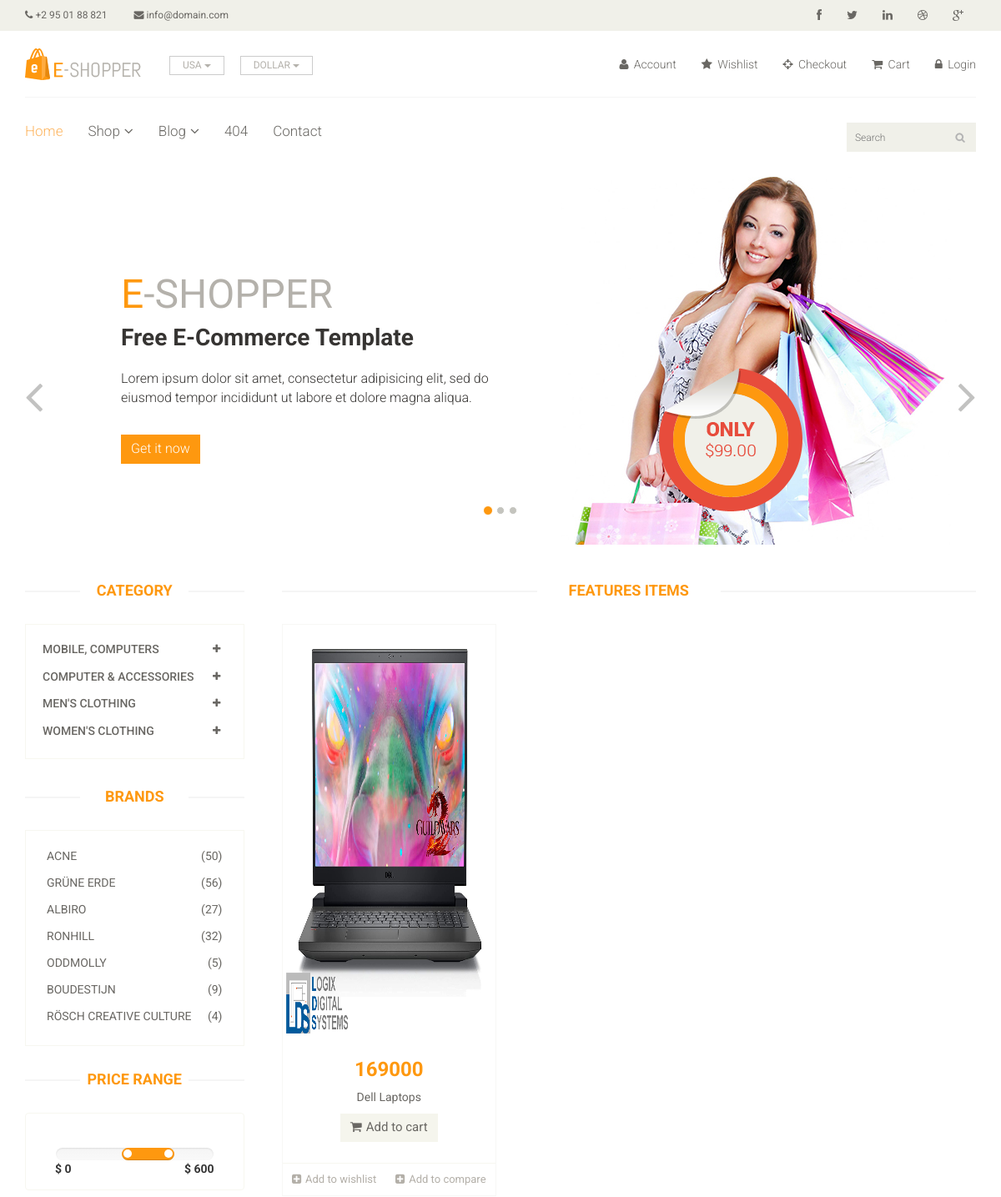
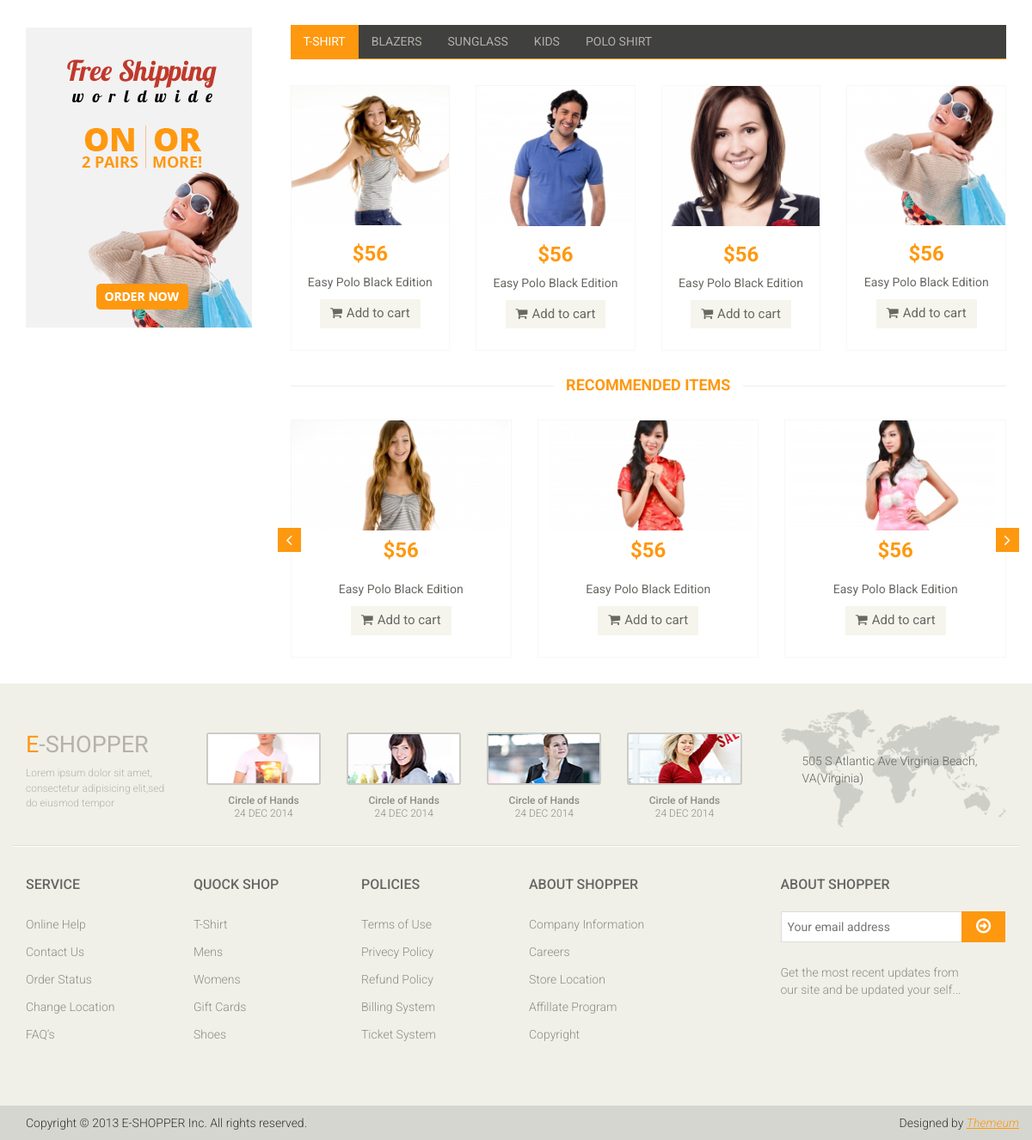
The app's page /?category=5 with its own data (2 pictures, top to bottom).
### App/models.py (models this page shows, shortened)
class Category(models.Model):
    name = models.CharField(max_length=150)

class Product(models.Model):
    category = models.ForeignKey(Category, on_delete=models.CASCADE, null=False, default='')
    sub_category = models.ForeignKey(Sub_Category, on_delete=models.CASCADE, null=False, default='')
    image = models.ImageField(upload_to='ecommerce/pimg')
    name = models.CharField(max_length=100)
    price = models.IntegerField()
    date = models.DateField(auto_now_add=True)

### E_Shop/views.py (the view)
# urls.py: path('', views.Index, name='index'),
def Index(request):
    category = Category.objects.all()
    category_id = request.GET.get('category')
    if category_id:
        product = Product.objects.filter(sub_category=category_id).order_by('-id')
    else:
        product = Product.objects.all()
    context = {
        'category': category,
        'product': product,
    }
    return render(request, 'index.html', context)

### templates/index.html (shortened to what this page needs)
{% extends 'master.html' %}
{% block content %}
<section id="slider">
   <div class="container">
      <div class="row">
         <div class="col-sm-12">
            <div id="slider-carousel" class="carousel slide" data-ride="carousel">
               <ol class="carousel-indicators">
                  <li data-target="#slider-carousel" data-slide-to="0" class="active"></li>
                  <li data-target="#slider-carousel" data-slide-to="1"></li>
                  <li data-target="#slider-carousel" data-slide-to="2"></li>
               </ol>
               <div class="carousel-inner">
                  <div class="item active">
                     <div class="col-sm-6">
                        <h1><span>E</span>-SHOPPER</h1>
                        <h2>Free E-Commerce Template</h2>
                        <p>Lorem ipsum dolor sit amet, consectetur adipisicing elit, sed do eiusmod tempor incididunt ut labore et dolore magna aliqua. </p>
                        <button type="button" class="btn btn-default get">Get it now</button>
                     </div>
                     <div class="col-sm-6">
                        <img src="/static/images/home/girl1.jpg" class="girl img-responsive" alt="" />
                        <img src="/static/images/home/pricing.png"  class="pricing" alt="" />
                     </div>
                  </div>
               </div>
               <a href="#slider-carousel" class="left control-carousel hidden-xs" data-slide="prev">
               <i class="fa fa-angle-left"></i>
               </a>
               <a href="#slider-carousel" class="right control-carousel hidden-xs" data-slide="next">
               <i class="fa fa-angle-right"></i>
               </a>
            </div>
         </div>
      </div>
   </div>
</section>
<section>
   <div class="container">
   <div class="row">
      <div class="col-sm-3">
         <div class="left-sidebar">
            <h2>Category</h2>
            <div class="panel-group category-products" id="accordian">
               {% for cat in category %}
               <div class="panel panel-default">
                  <div class="panel-heading">
                     <h4 class="panel-title">
                        <a data-toggle="collapse" data-parent="#accordian" href="#{{cat.id}}">
                        <span class="badge pull-right"><i class="fa fa-plus"></i></span>
                        {{cat.name}}
                        </a>
                     </h4>
                  </div>
			   </div>
                  {% endfor %}
               </div>
               <div class="brands_products">
                  <h2>Brands</h2>
                  <div class="brands-name">
                     <ul class="nav nav-pills nav-stacked">
                        <li><a href="#"> <span class="pull-right">(50)</span>Acne</a></li>
                        <li><a href="#"> <span class="pull-right">(56)</span>Grüne Erde</a></li>
                        <li><a href="#"> <span class="pull-right">(27)</span>Albiro</a></li>
                        <li><a href="#"> <span class="pull-right">(32)</span>Ronhill</a></li>
                        <li><a href="#"> <span class="pull-right">(5)</span>Oddmolly</a></li>
                        <li><a href="#"> <span class="pull-right">(9)</span>Boudestijn</a></li>
                        <li><a href="#"> <span class="pull-right">(4)</span>Rösch creative culture</a></li>
                     </ul>
                  </div>
               </div>
               <div class="price-range">
                  <h2>Price Range</h2>
                  <div class="well text-center">
                     <input type="text" class="span2" value="" data-slider-min="0" data-slider-max="600" data-slider-step="5" data-slider-value="[250,450]" id="sl2" ><br />
                     <b class="pull-left">$ 0</b> <b class="pull-right">$ 600</b>
                  </div>
               </div>
               <div class="shipping text-center">
                  <img src="/static/images/home/shipping.jpg" alt="" />
               </div>
            </div>
         </div>
         <div class="col-sm-9 padding-right">
            <div class="features_items">
               <h2 class="title text-center">Features Items</h2>
				{% for prod in product %}
               <div class="col-sm-4">
                  <div class="product-image-wrapper">
                     <div class="single-products">
                        <div class="productinfo text-center">
                           <img src="{{prod.image}}" alt="" height="500"/>
                           <h2>{{prod.price}}</h2>
                           <p>{{prod.name}}</p>
                           <a href="#" class="btn btn-default add-to-cart"><i class="fa fa-shopping-cart"></i>Add to cart</a>
                        </div>
                        <div class="product-overlay">
                           <div class="overlay-content">
                           </div>
                        </div>
                     </div>
                     <div class="choose">
                        <ul class="nav nav-pills nav-justified">
                           <li><a href="#"><i class="fa fa-plus-square"></i>Add to wishlist</a></li>
                           <li><a href="#"><i class="fa fa-plus-square"></i>Add to compare</a></li>
                        </ul>
                     </div>
                  </div>
               </div>
				{% endfor %}
            </div>
            <div class="category-tab">
               <div class="col-sm-12">
                  <ul class="nav nav-tabs">
                     <li class="active"><a href="#tshirt" data-toggle="tab">T-Shirt</a></li>
                     <li><a href="#blazers" data-toggle="tab">Blazers</a></li>
                     <li><a href="#sunglass" data-toggle="tab">Sunglass</a></li>
                     <li><a href="#kids" data-toggle="tab">Kids</a></li>
                     <li><a href="#poloshirt" data-toggle="tab">Polo shirt</a></li>
                  </ul>
               </div>
               <div class="tab-content">
                  <div class="tab-pane fade active in" id="tshirt" >
                     <div class="col-sm-3">
                        <div class="product-image-wrapper">
                           <div class="single-products">
                              <div class="productinfo text-center">
                                 <img src="/static/images/home/gallery1.jpg" alt="" />
                                 <h2>$56</h2>
                                 <p>Easy Polo Black Edition</p>
                                 <a href="#" class="btn btn-default add-to-cart"><i class="fa fa-shopping-cart"></i>Add to cart</a>
                              </div>
                           </div>
                        </div>
                     </div>
                     <div class="col-sm-3">
                        <div class="product-image-wrapper">
                           <div class="single-products">
                              <div class="productinfo text-center">
                                 <img src="/static/images/home/gallery2.jpg" alt="" />
                                 <h2>$56</h2>
                                 <p>Easy Polo Black Edition</p>
                                 <a href="#" class="btn btn-default add-to-cart"><i class="fa fa-shopping-cart"></i>Add to cart</a>
                              </div>
                           </div>
                        </div>
                     </div>
                     <div class="col-sm-3">
                        <div class="product-image-wrapper">
                           <div class="single-products">
                              <div class="productinfo text-center">
                                 <img src="/static/images/home/gallery3.jpg" alt="" />
                                 <h2>$56</h2>
                                 <p>Easy Polo Black Edition</p>
                                 <a href="#" class="btn btn-default add-to-cart"><i class="fa fa-shopping-cart"></i>Add to cart</a>
                              </div>
                           </div>
                        </div>
                     </div>
                     <div class="col-sm-3">
                        <div class="product-image-wrapper">
                           <div class="single-products">
                              <div class="productinfo text-center">
                                 <img src="/static/images/home/gallery4.jpg" alt="" />
                                 <h2>$56</h2>
                                 <p>Easy Polo Black Edition</p>
                                 <a href="#" class="btn btn-default add-to-cart"><i class="fa fa-shopping-cart"></i>Add to cart</a>
                              </div>
                           </div>
                        </div>
                     </div>
                  </div>
               </div>
            </div>
            <div class="recommended_items">
               <h2 class="title text-center">recommended items</h2>
               <div id="recommended-item-carousel" class="carousel slide" data-ride="carousel">
                  <div class="carousel-inner">
                     <div class="item active">
                        <div class="col-sm-4">
                           <div class="product-image-wrapper">
                              <div class="single-products">
                                 <div class="productinfo text-center">
                                    <img src="/static/images/home/recommend1.jpg" alt="" />
                                    <h2>$56</h2>
                                    <p>Easy Polo Black Edition</p>
                                    <a href="#" class="btn btn-default add-to-cart"><i class="fa fa-shopping-cart"></i>Add to cart</a>
                                 </div>
                              </div>
                           </div>
                        </div>
                        <div class="col-sm-4">
                           <div class="product-image-wrapper">
                              <div class="single-products">
                                 <div class="productinfo text-center">
                                    <img src="/static/images/home/recommend2.jpg" alt="" />
                                    <h2>$56</h2>
                                    <p>Easy Polo Black Edition</p>
                                    <a href="#" class="btn btn-default add-to-cart"><i class="fa fa-shopping-cart"></i>Add to cart</a>
                                 </div>
                              </div>
                           </div>
                        </div>
                        <div class="col-sm-4">
                           <div class="product-image-wrapper">
                              <div class="single-products">
                                 <div class="productinfo text-center">
                                    <img src="/static/images/home/recommend3.jpg" alt="" />
                                    <h2>$56</h2>
                                    <p>Easy Polo Black Edition</p>
                                    <a href="#" class="btn btn-default add-to-cart"><i class="fa fa-shopping-cart"></i>Add to cart</a>
                                 </div>
                              </div>
                           </div>
                        </div>
                     </div>
                  </div>
                  <a class="left recommended-item-control" href="#recommended-item-carousel" data-slide="prev">
                  <i class="fa fa-angle-left"></i>
                  </a>
                  <a class="right recommended-item-control" href="#recommended-item-carousel" data-slide="next">
                  <i class="fa fa-angle-right"></i>
                  </a>
               </div>
            </div>
         </div>
      </div>
   </div>
</section>
{% endblock %}

### records on screen
Category: name "MOBILE, COMPUTERS"
Category: name "COMPUTER & ACCESSORIES"
Category: name "MEN'S CLOTHING"
Category: name "WOMEN'S CLOTHING"
Product: image (picture), price "169000", name "Dell Laptops"
